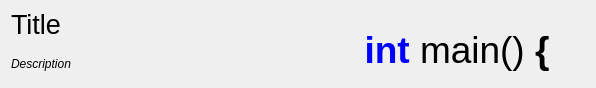
<?xml version="1.0" encoding="UTF-8"?>
<ui version="4.0">
 <class>TitleDescriptionWidget</class>
 <widget class="QWidget" name="TitleDescriptionWidget">
  <property name="geometry">
   <rect>
    <x>0</x>
    <y>0</y>
    <width>596</width>
    <height>88</height>
   </rect>
  </property>
  <property name="windowTitle">
   <string>TitleDescriptionWidget</string>
  </property>
  <layout class="QHBoxLayout" name="horizontalLayout" stretch="2,0">
   <property name="spacing">
    <number>0</number>
   </property>
   <property name="topMargin">
    <number>5</number>
   </property>
   <property name="bottomMargin">
    <number>5</number>
   </property>
   <item>
    <layout class="QVBoxLayout" name="verticalLayout_2">
     <item>
      <widget class="QLabel" name="title">
       <property name="styleSheet">
        <string notr="true">font: 20pt;</string>
       </property>
       <property name="text">
        <string>Title</string>
       </property>
       <property name="textFormat">
        <enum>Qt::AutoText</enum>
       </property>
      </widget>
     </item>
     <item>
      <widget class="QLabel" name="description">
       <property name="styleSheet">
        <string notr="true">font: italic;</string>
       </property>
       <property name="text">
        <string>Description</string>
       </property>
       <property name="wordWrap">
        <bool>true</bool>
       </property>
      </widget>
     </item>
    </layout>
   </item>
   <item>
    <widget class="QTextBrowser" name="ui_decoration">
     <property name="autoFillBackground">
      <bool>false</bool>
     </property>
     <property name="styleSheet">
      <string notr="true">font: 14pt &quot;Courier New&quot;;
background: rgba(255, 255, 255, 0);</string>
     </property>
     <property name="frameShape">
      <enum>QFrame::NoFrame</enum>
     </property>
     <property name="frameShadow">
      <enum>QFrame::Plain</enum>
     </property>
     <property name="lineWidth">
      <number>0</number>
     </property>
     <property name="verticalScrollBarPolicy">
      <enum>Qt::ScrollBarAlwaysOff</enum>
     </property>
     <property name="horizontalScrollBarPolicy">
      <enum>Qt::ScrollBarAlwaysOff</enum>
     </property>
     <property name="html">
      <string>&lt;!DOCTYPE HTML PUBLIC &quot;-//W3C//DTD HTML 4.0//EN&quot; &quot;http://www.w3.org/TR/REC-html40/strict.dtd&quot;&gt;
&lt;html&gt;&lt;head&gt;&lt;meta name=&quot;qrichtext&quot; content=&quot;1&quot; /&gt;&lt;style type=&quot;text/css&quot;&gt;
p, li { white-space: pre-wrap; }
&lt;/style&gt;&lt;/head&gt;&lt;body style=&quot; font-family:'Courier New'; font-size:14pt; font-weight:400; font-style:normal;&quot;&gt;
&lt;p align=&quot;center&quot; style=&quot;-qt-paragraph-type:empty; margin-top:0px; margin-bottom:0px; margin-left:0px; margin-right:0px; -qt-block-indent:0; text-indent:0px; font-size:13pt;&quot;&gt;&lt;/p&gt;
&lt;p align=&quot;center&quot; style=&quot; margin-top:0px; margin-bottom:0px; margin-left:0px; margin-right:0px; -qt-block-indent:0; text-indent:0px;&quot;&gt;&lt;span style=&quot; font-size:28pt; font-weight:600; color:#0000ff;&quot;&gt;int&lt;/span&gt;&lt;span style=&quot; font-size:28pt;&quot;&gt; main() &lt;/span&gt;&lt;span style=&quot; font-family:'Lucida Grande'; font-size:28pt; font-weight:600;&quot;&gt;{&lt;/span&gt;&lt;/p&gt;&lt;/body&gt;&lt;/html&gt;</string>
     </property>
    </widget>
   </item>
  </layout>
 </widget>
 <resources/>
 <connections/>
</ui>
